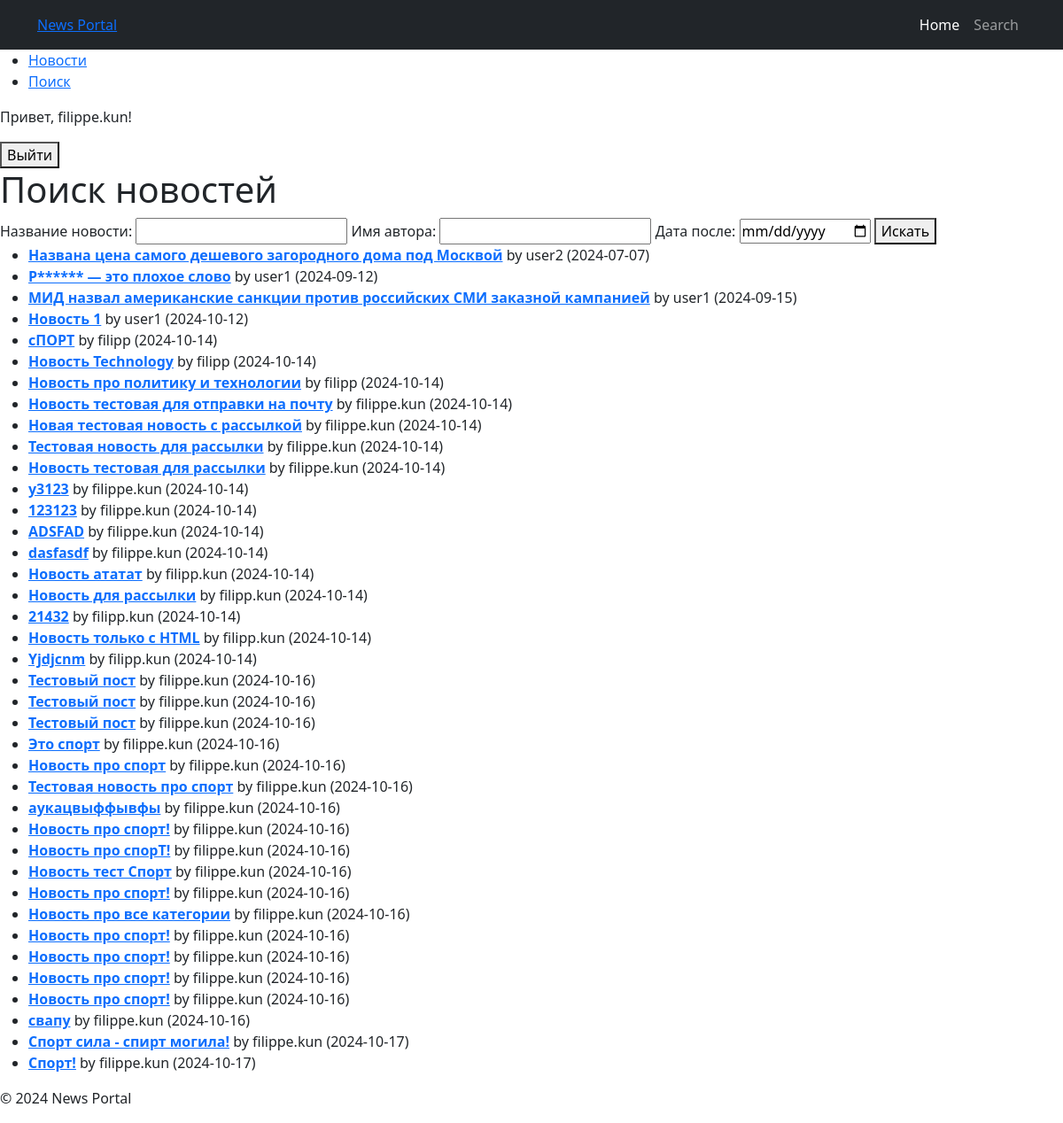
Page /posts/search/ (signed in) on the committed database.
### news/models.py (models this page shows, shortened)
class Post(models.Model):
    ARTICLE = 'AR'
    NEWS = 'NW'
    POST_TYPE_CHOICES = [
        (ARTICLE, 'Article'),
        (NEWS, 'News'),
    ]
    author = models.ForeignKey(Author, on_delete=models.CASCADE)
    post_type = models.CharField(max_length=2, choices=POST_TYPE_CHOICES, default=ARTICLE)
    date_created = models.DateTimeField(auto_now_add=True)
    categories = models.ManyToManyField(Category, through='PostCategory')
    title = models.CharField(max_length=255)
    text = models.TextField()
    rating = models.IntegerField(default=0)

class Author(models.Model):
    user = models.OneToOneField(User, on_delete=models.CASCADE)
    rating = models.IntegerField(default=0)

### news/views.py (the view)
# urls.py: path('posts/search/', NewsSearchView.as_view(), name='search'),
class NewsSearchView(FilterView):
    model = Post
    template_name = 'search.html'
    context_object_name = 'posts'
    filterset_class = PostFilter

### news/context_processors.py (called while the page is built)
def is_author(request):
    if request.user.is_authenticated:
        return {'is_author': request.user.groups.filter(name='authors').exists()}
    return {'is_author': False}

### news/templatetags/censor.py (called while the page is built)
@register.filter(name='censor')
def censor(value):
    words = value.split()
    censored_text = []
    for word in words:
        clean_word = word.strip('.,!?')  # Убираем знаки препинания для проверки слова
        if clean_word.lower() in BAD_WORDS:
            censored_word = clean_word[0] + '*' * (len(clean_word) - 1)
            censored_text.append(word.replace(clean_word, censored_word))  # Восстанавливаем знаки препинания
        else:
            censored_text.append(word)
    return ' '.join(censored_text)

### templates/search.html
{% extends "default.html" %}
{% load censor %}
{% block content %}
<h1>Поиск новостей</h1>
<form method="get" action="{% url 'search' %}">
    <label for="title">Название новости:</label>
    <input type="text" name="title" id="title" value="{{ request.GET.title }}">
    <label for="author">Имя автора:</label>
    <input type="text" name="author" id="author" value="{{ request.GET.author }}">
    <label for="date_after">Дата после:</label>
    <input type="date" name="date_after" id="date_after" value="{{ request.GET.date_after }}">
    <button type="submit">Искать</button>
</form>
{% if posts %}
    <ul>
        {% for post in posts %}
            <li>
                <a href="{% url 'post_detail' post.pk %}"><strong>{{ post.title|censor }}</strong></a>
                by {{ post.author.user.username }} ({{ post.date_created|date:"Y-m-d" }})
            </li>
        {% endfor %}
    </ul>
{% else %}
    <p>Новостей не найдено. Попробуйте изменить критерии поиска!</p>
{% endif %}
{% endblock %}

### templates/default.html (shortened to what this page needs)
{% load static %}
<!DOCTYPE html>
<html lang="en">
<head>
    <link href="https://cdn.jsdelivr.net/npm/bootstrap@5.2.3/dist/css/bootstrap.min.css" rel="stylesheet">
    <link rel="stylesheet" href="{% static 'css/styles.css' %}">
    <nav class="navbar navbar-expand-lg navbar-dark bg-dark">
    <div class="container">
        <a href="{% url 'post_list' %}">News Portal</a>
        <div class="collapse navbar-collapse" id="navbarSupportedContent">
            <ul class="navbar-nav ms-auto mb-2 mb-lg-0">
                <li class="nav-item"><a class="nav-link active" aria-current="page" href="{% url 'post_list' %}">Home</a></li>
                <li class="nav-item"><a class="nav-link" href="{% url 'search' %}">Search</a></li>
            </ul>
        </div>
    </div>
</nav>
</head>
<body>
    <header>
        <nav>
            <ul>
                <li><a href="{% url 'post_list' %}">Новости</a></li>
                <li><a href="{% url 'search' %}">Поиск</a></li>
            </ul>
            <div>
                {% if user.is_authenticated %}
                    <p>Привет, {{ user.username }}!</p>
                    <form method="post" action="{% url 'account_logout' %}">
                        <button type="submit">Выйти</button>
                    </form>
                {% else %}
                    <a href="{% url 'account_login' %}">Войти</a>
                    <a href="{% url 'account_signup' %}">Регистрация</a>
                {% endif %}
            </div>
        </nav>
    </header>
    <main>
        {% block content %}{% endblock %}
    </main>
    <footer>
        <p>© 2024 News Portal</p>
    </footer>
</body>
</html>

### rows in the picture
Post: title|censor "Названа цена самого дешевого загородного дома под Москвой", author.user.username "user2", date_created "2024-07-07"
Post: title|censor "Р****** — это плохое слово", author.user.username "user1", date_created "2024-09-12"
Post: title|censor "МИД назвал американские санкции против российских СМИ заказной кампанией", author.user.username "user1", date_created "2024-09-15"
Post: title|censor "Новость 1", author.user.username "user1", date_created "2024-10-12"
Post: title|censor "сПОРТ", author.user.username "filipp", date_created "2024-10-14"
Post: title|censor "Новость Technology", author.user.username "filipp", date_created "2024-10-14"
Post: title|censor "Новость про политику и технологии", author.user.username "filipp", date_created "2024-10-14"
Post: title|censor "Новость тестовая для отправки на почту", author.user.username "filippe.kun", date_created "2024-10-14"
Post: title|censor "Новая тестовая новость с рассылкой", author.user.username "filippe.kun", date_created "2024-10-14"
Post: title|censor "Тестовая новость для рассылки", author.user.username "filippe.kun", date_created "2024-10-14"
Post: title|censor "Новость тестовая для рассылки", author.user.username "filippe.kun", date_created "2024-10-14"
Post: title|censor "у3123", author.user.username "filippe.kun", date_created "2024-10-14"
Post: title|censor "123123", author.user.username "filippe.kun", date_created "2024-10-14"
Post: title|censor "ADSFAD", author.user.username "filippe.kun", date_created "2024-10-14"
Post: title|censor "dasfasdf", author.user.username "filippe.kun", date_created "2024-10-14"
Post: title|censor "Новость ататат", author.user.username "filipp.kun", date_created "2024-10-14"
Post: title|censor "Новость для рассылки", author.user.username "filipp.kun", date_created "2024-10-14"
Post: title|censor "21432", author.user.username "filipp.kun", date_created "2024-10-14"
Post: title|censor "Новость только с HTML", author.user.username "filipp.kun", date_created "2024-10-14"
Post: title|censor "Yjdjcnm", author.user.username "filipp.kun", date_created "2024-10-14"
Post: title|censor "Тестовый пост", author.user.username "filippe.kun", date_created "2024-10-16"
Post: title|censor "Тестовый пост", author.user.username "filippe.kun", date_created "2024-10-16"
Post: title|censor "Тестовый пост", author.user.username "filippe.kun", date_created "2024-10-16"
Post: title|censor "Это спорт", author.user.username "filippe.kun", date_created "2024-10-16"
Post: title|censor "Новость про спорт", author.user.username "filippe.kun", date_created "2024-10-16"
Post: title|censor "Тестовая новость про спорт", author.user.username "filippe.kun", date_created "2024-10-16"
Post: title|censor "аукацвыффывфы", author.user.username "filippe.kun", date_created "2024-10-16"
Post: title|censor "Новость про спорт!", author.user.username "filippe.kun", date_created "2024-10-16"
Post: title|censor "Новость про спорТ!", author.user.username "filippe.kun", date_created "2024-10-16"
Post: title|censor "Новость тест Спорт", author.user.username "filippe.kun", date_created "2024-10-16"
Post: title|censor "Новость про спорт!", author.user.username "filippe.kun", date_created "2024-10-16"
Post: title|censor "Новость про все категории", author.user.username "filippe.kun", date_created "2024-10-16"
Post: title|censor "Новость про спорт!", author.user.username "filippe.kun", date_created "2024-10-16"
Post: title|censor "Новость про спорт!", author.user.username "filippe.kun", date_created "2024-10-16"
Post: title|censor "Новость про спорт!", author.user.username "filippe.kun", date_created "2024-10-16"
Post: title|censor "Новость про спорт!", author.user.username "filippe.kun", date_created "2024-10-16"
Post: title|censor "свапу", author.user.username "filippe.kun", date_created "2024-10-16"
Post: title|censor "Спорт сила - спирт могила!", author.user.username "filippe.kun", date_created "2024-10-17"
Post: title|censor "Спорт!", author.user.username "filippe.kun", date_created "2024-10-17"

### other values in the picture
{{ user.username }} "filippe.kun"
